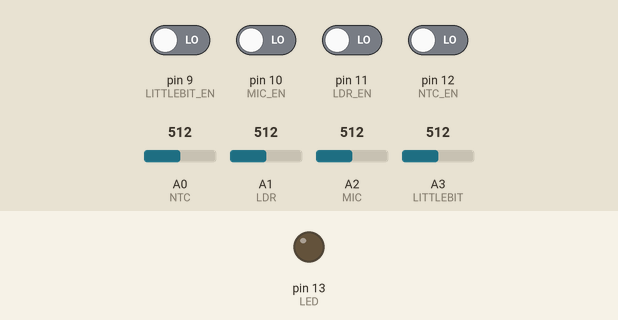
This sketch was run on a simulated Arduino Uno, built with avr-gcc and run on an emulated ATmega328P. Parts: output pins drawn as LEDs (lit = HIGH). Inputs (shaded band) come from the test bench; at power-on: pin 9 (LITTLEBIT_EN), pin 10 (MIC_EN), pin 11 (LDR_EN), pin 12 (NTC_EN) LOW, A0 (NTC) = 512, A1 (LDR) = 512, A2 (MIC) = 512, A3 (LITTLEBIT) = 512. Random numbers use the default seed unless the sketch sets one; what the sketch prints to the serial monitor is not drawn.

Above: at 6.05 s.
At 8.94 s:
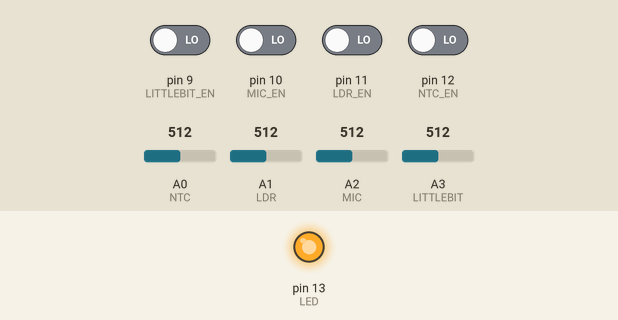
Timing chart, 0 to 9.2 s (numbered marks = the images above):
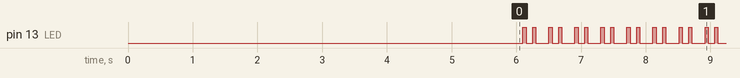

Measured:
- by itself, pin 13 (LED): repeats every 0.40 s: LOW 0.10 s, HIGH 0.05 s, LOW 0.20 s, HIGH 0.05 s

The sketch:

WdKA_RiOT.ino
```cpp
#define LED 13
#define NTC A0
#define LDR A1
#define MIC A2
#define LITTLEBIT A3

#define NTC_EN  12
#define LDR_EN  11
#define MIC_EN  10
#define LITTLEBIT_EN  9

#define NTCNOMINAL 10000
#define NTCNOMINALT 25
#define NTCB 4220

#define TXINTERVAL      60000
#define SAMPLEINTERVAL  100
unsigned long txStartTime;
unsigned long sampleStartTime;
boolean firstLoop = true;

float VPerBit = 5.0 / 1024.0;
float OneOverVinR2 = 1.0 / (5.0 * 10000.0);
float fcdLuxConv =  1.0 / 0.0929;
int OhmPerFcd = 165;

int getLux(int adIn) {
  float Rldr = ((5.0 * 10000.0) / (adIn * VPerBit)) - 10000;
  /* crude approximation for 'standard' LDRs */
  return (int)(500000.0 / Rldr);
}

float getDegC(int adIn) {
  float Rntc = ((5.0 * 10000.0) / (adIn * VPerBit)) - 10000;

  /* borrowed/stolen from adafruit */
  float steinhart;
  steinhart = Rntc / NTCNOMINAL;               // (R/Ro)
  steinhart = log(steinhart);                  // ln(R/Ro)
  steinhart /= NTCB;                           // 1/B * ln(R/Ro)
  steinhart += 1.0 / (NTCNOMINALT + 273.15);   // + (1/To)
  steinhart = 1.0 / steinhart;                 // Invert
  steinhart -= 273.15;                         // convert to C
  return steinhart;
}

float fwdAvgFloat(float old, float val, float fract) {
  return (old * (1-fract)) + (val * fract);
}

int fwdAvgInt(int old, int val, float fract) {
  return (int)round(fwdAvgFloat((float)old, (float)val, fract));
}

void blink (unsigned int onDelay, unsigned int offDelay) {
  digitalWrite(LED, HIGH);
  delay(onDelay);
  digitalWrite(LED, LOW);
  delay(offDelay);
}

void blinkRepeated(unsigned int repeat, unsigned int onDelay, unsigned int offDelay) {
  if (repeat > 0) {
    for (; repeat > 0; repeat--) {
      blink(onDelay, offDelay);
    }
  } else {
    for (;;)
      blink(onDelay, offDelay);
  }
}

int readLine(char *bfr, int len) {
  int i = 0;
  int retval = 0;

  while (1) {
    if (Serial.available() > 0) {
      char c = Serial.read();
      if (c == '\r')
        continue;
      if (c == '\n') {
        break;
      }

      bfr[i++] = c;

      if (i == len - 1) {
        retval = i-1;
        break;
      }
    } else {
      blink(50, 50);
    }
  }

  bfr[i] = '\0';
}

#define BUFSIZE 32

void init_lora() {
  char bfr[BUFSIZE];
  int accepted = 0;

  do {
    blink(50, 250);
  } while (Serial.available() <= 0);

  readLine(bfr, BUFSIZE);
  blinkRepeated(3, 100, 100);

  Serial.print("mac join abp\r\n");
  readLine(bfr, BUFSIZE);

  if (!strncmp(bfr, "ok", 2)) {
    readLine(bfr, BUFSIZE);

    if (!strncmp(bfr, "accepted", 8)) {
      blinkRepeated(3, 100, 250);
      digitalWrite(LED, HIGH);
      accepted = 1;
    }
  }

  /* if not accepted blink forever */
  if (!accepted) {
    blinkRepeated(0, 50, 50);
  }

  delay(1000);
}

void setup() {
  Serial.begin(57600);

  pinMode(NTC_EN, INPUT);
  pinMode(LDR_EN, INPUT);
  pinMode(MIC_EN, INPUT);
  pinMode(LITTLEBIT_EN, INPUT);
  pinMode(LED, OUTPUT);


  delay(1000);
  Serial.print("mac join abp\r\n");
  delay(5000);

/* FIXME: make init work */
//  init_lora();

  txStartTime = millis();
  sampleStartTime = millis();
}

int cntr = 0;

void loop() {
  char bfr[64];
  float ntc;
  uint16_t lux;
  uint16_t sound;
  uint16_t littlebit;
  unsigned long currentTime = millis();

  if (firstLoop) {
    ntc = getDegC(analogRead(NTC));
    lux = getLux(analogRead(LDR));
    sound = analogRead(MIC);
    littlebit = analogRead(LITTLEBIT);
  }

  if (currentTime >= sampleStartTime + SAMPLEINTERVAL) {
    blinkRepeated(2, 50, 100);
    ntc = fwdAvgFloat(ntc, getDegC(analogRead(NTC)), 0.9);
    lux = fwdAvgInt(lux, getLux(analogRead(LDR)), 0.9);
    sound = fwdAvgInt(sound, analogRead(MIC), 0.5);
    littlebit = fwdAvgInt(littlebit, analogRead(LITTLEBIT), 0.9);
    sampleStartTime = millis();
  }

  if (currentTime >= txStartTime + TXINTERVAL) {
    float sendTemp = 99.99;
    uint16_t sendLux = 9999, sendSound = 9999, sendLittleBit = 9999;

    if (!digitalRead(NTC_EN)) sendTemp = ntc;
    if (!digitalRead(LDR_EN)) sendLux = lux;
    if (!digitalRead(MIC_EN)) sendSound = sound;
    if (!digitalRead(LITTLEBIT_EN)) sendLittleBit = littlebit;

    int port = random(1, 223);
    sprintf(bfr, "mac tx cnf %d %.2u%.2u%.4d%.4d%.4d\r\n\0", port,
                                                             (unsigned char)floor(sendTemp),
                                                             (unsigned char)ceil((sendTemp - floor(sendTemp)) * 100),
                                                             sendLux,
                                                             sendSound,
                                                             sendLittleBit);
    Serial.print(bfr);

    /*
    readLine(bfr, 64);
    if (!strncmp(bfr, "ok", 2)) {
      readLine(bfr, 64);
      if (!strncmp(bfr, "mac_tx_ok", 9)) {
        blink(250, 250);
      } else {
        blinkRepeated(3, 250, 250);
      }
    }
    */

    txStartTime = millis();
  }
}
```
